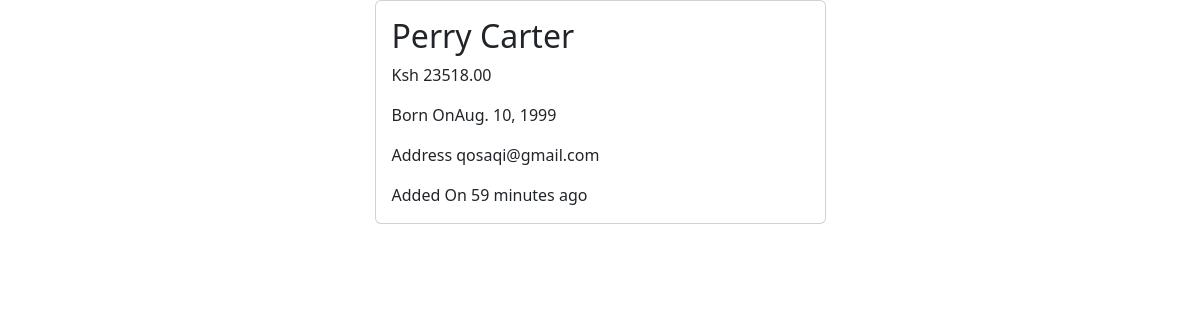
/employees/13, run on the app's committed database.
### main_app/models.py (models this page shows, shortened)
class Employee(models.Model):
    name = models.CharField(max_length=40)
    email = models.EmailField(unique=True)
    dob = models.DateField(null=True, blank=True)
    salary = models.DecimalField(max_digits=10, decimal_places=2)
    disabled = models.BooleanField(default=False)
    profile = models.ImageField(upload_to=unique_image_name, null=True, default="employees/employee.png")
    created_at = models.DateTimeField(auto_now_add=True, null=True)  # once during creation
    updated_at = models.DateTimeField(auto_now=True, null=True)  # Every time an update happens

### main_app/views.py (the view)
# urls.py: path('employees/<int:emp_id>', views.employee_details, name='details'),
def employee_details(request, emp_id):
    employee = Employee.objects.get(pk=emp_id)
    return render(request, "employee_details.html", {"employee": employee})

### templates/employee_details.html (shortened to what this page needs)
{% load humanize %}
<!DOCTYPE html>
<html lang="en">
<head>
    <link href="https://cdn.jsdelivr.net/npm/bootstrap@5.3.3/dist/css/bootstrap.min.css" rel="stylesheet">
</head>
<body>
   <div class="container">
       <div class="row justify-content-center">
           <div class="col-sm-5">
               <div class="card">
                   <div class="card-body">
                       <h2 class="card-title">{{ employee.name }}</h2>
                       <p class="card-text">Ksh {{ employee.salary }}</p>
                       <p class="card-text">Born On{{ employee.dob }}</p>
                       <p class="card-text">Address {{ employee.email }}</p>
                       <p class="card-text">Added On {{ employee.created_at | naturaltime }}</p>
                   </div>
               </div>
           </div>
       </div>
   </div>
</body>
</html>

### data on the page
Employee: name "Perry Carter", salary "23518.00", dob "Aug. 10, 1999", email "qosaqi@gmail.com", created_at "59 minutes ago"
